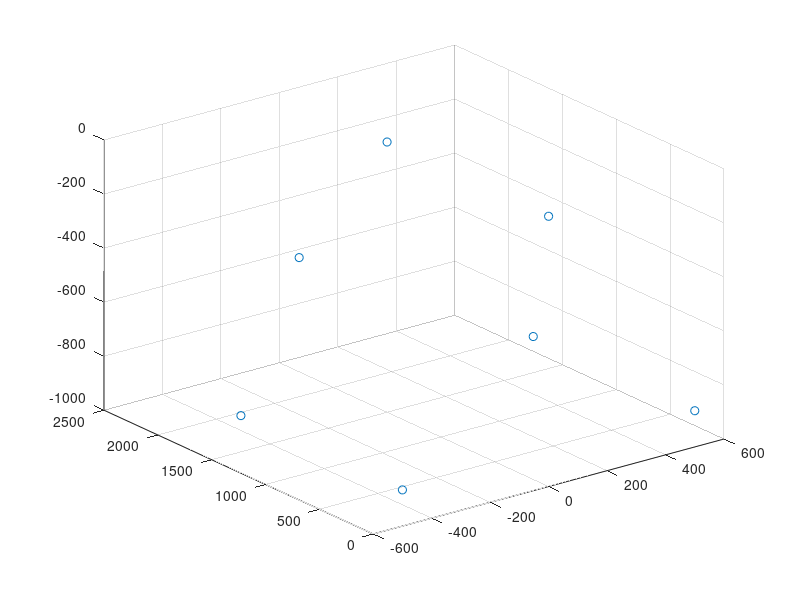

Write the MATLAB code that produced this figure. (Note: this script raises an error after producing the figure.)
%empiezo 10:47

nod=[0 0 0;-500  0 -866.03;500 0 -866.03;-500 1500 -866.03;%nod4
    0 1500 0;500 1500 -866.3;0 1500+816.5 -577.35];
enod=[1 5;2 4;3 6;4 6;4 5;6 5;4 7;6 7;5 7];
Ne=size(enod,1);
N=size(nod,1);
scatter3(nod(:,1),nod(:,2),nod(:,3))
% for i=1:Ne
%     hold on
%     plot3()
% end
Ts={};
kcell={};
Le=zeros(Ne,1);
b=20;
h=150;
d=50;
fnod=@(n) [n*6-5 n*6-4 n*6-3 n*6-2 n*6-1 n*6];
fdof=@(n,i) n*6-5+i;
kG=zeros(N*6);
for i=1:Ne
    ns=enod(i,1);
    ne=enod(i,2);
    lx=nod(ne,1)-nod(ns,1);
    ly=nod(ne,2)-nod(ns,2);
    lz=nod(ne,3)-nod(ns,3);
    Le(i)=sqrt(lx^2+ly^2+lz^2);
    px=[lx ly lz]/Le(i);
    switch i
        case 1
            vy=[0 0 1];
        case {2,3}
            vy=[1 0 0];
        otherwise
            vy=[0 pi 0];
    end
    nu=.3;
    switch i
        case {1,2,3}
            Iz=b*h^3/12;
            Iy=h*b^3/12;
            A=b*h;
            K=(Iz+Iy)/2;
        otherwise
            Iz=pi*d^4/64;
            Iy=Iz;
            A=pi*d^2/4;
            K=Iz*2;
    end
    pz=cross(px,vy)/norm(cross(px,vy));
    py=cross(pz,px);
    C=[px' py' pz'];
    T=blkdiag(C,C,C,C);
    Ts=[Ts T];
    klocal=Kvuw(210e3,A,Iz,Iy,K,nu,Le(i));%Mpa,mm,mm^2,mm^4
    kcell=[kcell klocal];
    krot=T'*klocal*T;
    index=[fnod(ns) fnod(ne)];
    kG(index,index)=kG(index,index)+krot;
end

CB=false(6*N,1);
CB([fnod(1) fnod(2) fnod(3)])=true;
A=b*h;
Dt=110;
E=210e3;
alphas=1.2e-5;
Fterm=A*E*alphas*Dt;
 
R=zeros(N*6,1);
R(fnod(7))=[1.5e3 0 0 0 0 0];
R(fnod(6))=[0 Fterm 0 0 0 0];
sigt=Fterm/A;
Kr=kG(~CB,~CB);
F=R(~CB);

U=Kr\F;
D=zeros(N*6,1);
D(~CB)=U;
U6=D(fnod(6));
U3=D(fnod(3));
ulocal3=[U3; U6];
Udt3=U3(2);
Udt6=U6(2);
d=[fdof(3,2) fdof(6,2)]
sig3=E*(Udt6-Udt3)/Le(3)+sigt;
F3=sig3*A;


%          u         v                 w       t1        t2        t3     
Bz=@(x,L) [-1/L -6/L^2+12*x/L^3 0 0   0 -4/L+6*x/L^2 ...
           1/L  6/L^2-12*x/L^3  0 0   0 -2/L+6*x/L^2];
By=@(x,L) [-1/L 0 -6/L^2+12*x/L^3 0   -4/L+6*x/L^2 0 ...
           1/L 0 6/L^2-12*x/L^3   0   -2/L+6*x/L^2 0 ];
kurv=Bz(1,1.5)*ulocal3;
kurv*E*Iz